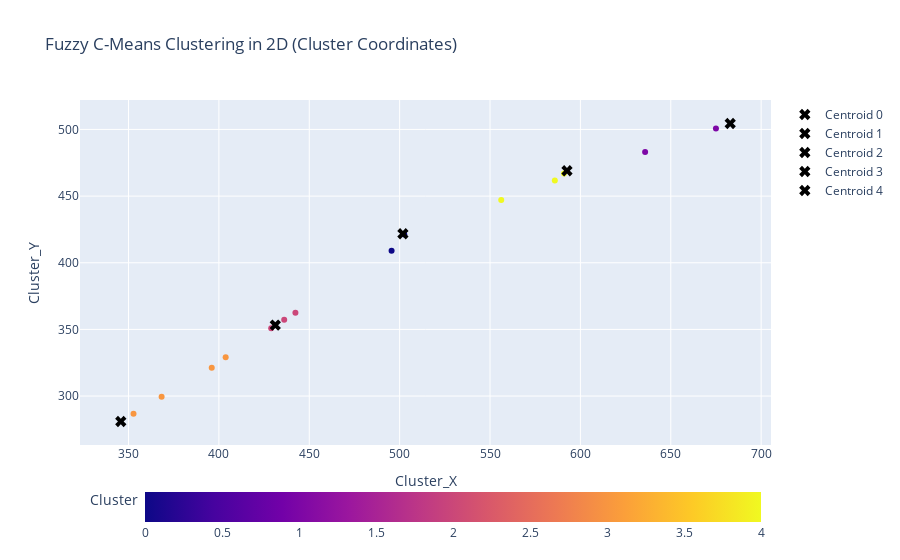
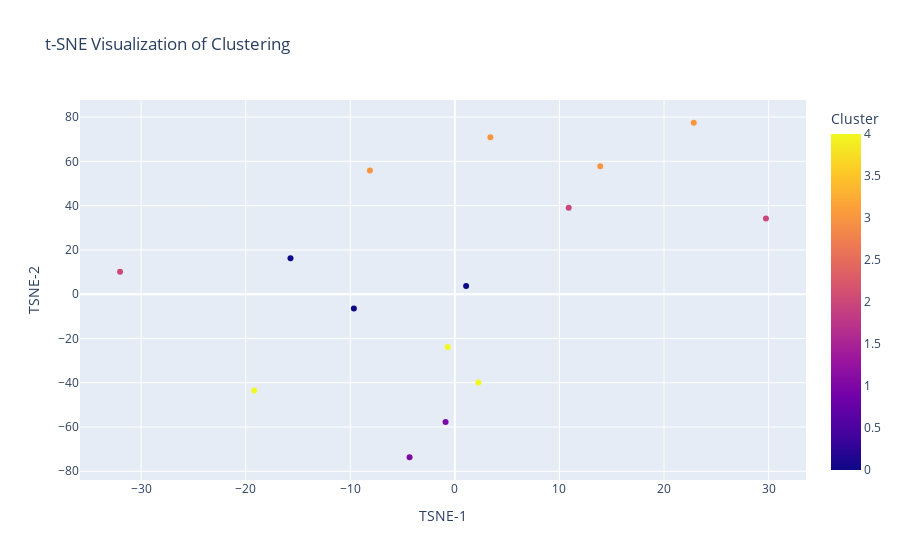

Here is the notebook cell these charts were saved with, in order:
### Code cell
import numpy as np
import pandas as pd
import skfuzzy as fuzz
from sklearn.manifold import TSNE
import plotly.graph_objs as go
import plotly.express as px
from IPython.display import display

# Data untuk klasterisasi: mendefinisikan data yang akan digunakan dalam bentuk dictionary
data = {
    "Obat": ["Parasetamol", "Amoksisilin", "Vitamin C", "Ibuprofen", "Metformin", "Losartan", 
             "Amlodipin", "Simvastatin", "Aspirin", "Omeprazole", "Cefadroxil", "Dexamethasone", 
             "Azitromisin", "Ketorolac", "Furosemide"],
    "Stok Awal": [500, 300, 600, 700, 400, 350, 450, 500, 650, 550, 600, 500, 450, 400, 350],
    "Permintaan Puskesmas": [400, 200, 450, 500, 350, 300, 380, 420, 520, 460, 480, 430, 350, 300, 300],
    "Pemakaian": [350, 180, 400, 450, 300, 270, 320, 400, 470, 420, 450, 390, 330, 270, 290],
    "Sisa Stok": [150, 120, 200, 250, 100, 80, 130, 100, 180, 130, 150, 110, 120, 130, 60]
}

# Mengonversi data dictionary menjadi DataFrame
df = pd.DataFrame(data)

# Menyiapkan data untuk klasterisasi Fuzzy C-Means
# Menggabungkan data 'Stok Awal', 'Permintaan Puskesmas', 'Pemakaian', dan 'Sisa Stok' ke dalam satu array
data_for_clustering = np.vstack((df['Stok Awal'], df['Permintaan Puskesmas'], df['Pemakaian'], df['Sisa Stok'])).T

# Menerapkan algoritma Fuzzy C-Means untuk klasterisasi dengan 5 klaster
n_clusters = 5
cntr, u, u0, d, jm, p, fpc = fuzz.cluster.cmeans(
    data_for_clustering.T, n_clusters, 2, error=0.005, maxiter=1000, init=None)

# Menentukan keanggotaan klaster untuk setiap titik data berdasarkan nilai keanggotaan terbesar
cluster_membership = np.argmax(u, axis=0)

# Menghitung koordinat klaster (sumbu X dan Y) menggunakan nilai keanggotaan klaster
cluster_x = u.T @ cntr[:, 0]
cluster_y = u.T @ cntr[:, 1]

# Menambahkan informasi klaster dan koordinat ke DataFrame
df['Cluster'] = cluster_membership
df['Cluster_X'] = cluster_x
df['Cluster_Y'] = cluster_y

# Melakukan reduksi dimensi dengan t-SNE menjadi 2 dimensi untuk visualisasi
tsne = TSNE(n_components=2, perplexity=5, n_iter=300, random_state=0)
tsne_results = tsne.fit_transform(data_for_clustering)

# Menambahkan hasil t-SNE (2D) ke DataFrame
df['TSNE-1'] = tsne_results[:, 0]
df['TSNE-2'] = tsne_results[:, 1]

# Membuat scatter plot 2D menggunakan Plotly untuk visualisasi klaster Fuzzy C-Means
fig_fuzzy = px.scatter(df, x='Cluster_X', y='Cluster_Y', color='Cluster',
                       hover_data=['Obat', 'Pemakaian', 'Sisa Stok'],
                       title="Fuzzy C-Means Clustering in 2D (Cluster Coordinates)")

# Memindahkan skala warna (color bar) ke bawah plot
fig_fuzzy.update_layout(coloraxis_colorbar=dict(
    orientation="h",
    yanchor="bottom",
    y=-0.3,  # Memindahkan color bar ke bawah plot
    xanchor="center",
    x=0.5  # Menempatkan color bar di tengah
))

# Menambahkan centroid ke plot sebagai tanda 'x' hitam besar
for i, center in enumerate(cntr):
    fig_fuzzy.add_trace(go.Scatter(x=[center[0]], y=[center[1]], 
                                   mode='markers', marker=dict(size=10, color='black', symbol='x'),
                                   name=f'Centroid {i}'))

# Menampilkan plot hasil klasterisasi Fuzzy C-Means
fig_fuzzy.show()

# Membuat scatter plot 2D menggunakan t-SNE untuk visualisasi klaster
fig_tsne = px.scatter(df, x='TSNE-1', y='TSNE-2', color='Cluster',
                      hover_data=['Obat', 'Stok Awal', 'Permintaan Puskesmas', 'Pemakaian', 'Sisa Stok'],
                      title="t-SNE Visualization of Clustering")

# Menampilkan plot hasil t-SNE
fig_tsne.show()

# Menampilkan tabel hasil klasterisasi dengan koordinat klaster dan hasil t-SNE
df_results = df[['Obat', 'Stok Awal', 'Permintaan Puskesmas', 'Pemakaian', 'Sisa Stok', 
                 'Cluster', 'Cluster_X', 'Cluster_Y', 'TSNE-1', 'TSNE-2']]

# Menampilkan DataFrame dengan hasil klasterisasi dan t-SNE
display(df_results)

### Figure 1 — Plotly figure (JSON) as saved in the notebook; plotly's stock layout.template omitted (floating-point values rounded to 4 significant figures)
{"data": [{"customdata": [["Parasetamol", 350, 150], ["Amoksisilin", 180, 120], ["Vitamin C", 400, 200], ["Ibuprofen", 450, 250], ["Metformin", 300, 100], ["Losartan", 270, 80], ["Amlodipin", 320, 130], ["Simvastatin", 400, 100], ["Aspirin", 470, 180], ["Omeprazole", 420, 130], ["Cefadroxil", 450, 150], ["Dexamethasone", 390, 110], ["Azitromisin", 330, 120], ["Ketorolac", 270, 130], ["Furosemide", 290, 60]], "hovertemplate": "Cluster_X=%{x}<br>Cluster_Y=%{y}<br>Obat=%{customdata[0]}<br>Pemakaian=%{customdata[1]}<br>Sisa Stok=%{customdata[2]}<br>Cluster=%{marker.color}<extra></extra>", "legendgroup": "", "marker": {"color": [0, 3, 4, 1, 2, 3, 2, 0, 1, 4, 4, 0, 2, 3, 3], "coloraxis": "coloraxis", "symbol": "circle"}, "mode": "markers", "name": "", "orientation": "v", "showlegend": false, "type": "scatter", "x": [495.5, 396.0, 585.9, 675.0, 428.9, 352.8, 442.3, 502.6, 635.8, 556.2, 590.9, 502.1, 436.1, 403.7, 368.3], "xaxis": "x", "y": [409.1, 321.2, 461.8, 500.6, 350.9, 286.7, 362.4, 421.1, 483.1, 447.0, 467.0, 421.6, 357.2, 329.1, 299.5], "yaxis": "y"}, {"marker": {"color": "black", "size": 10, "symbol": "x"}, "mode": "markers", "name": "Centroid 0", "type": "scatter", "x": [501.8], "y": [421.7]}, {"marker": {"color": "black", "size": 10, "symbol": "x"}, "mode": "markers", "name": "Centroid 1", "type": "scatter", "x": [682.9], "y": [504.5]}, {"marker": {"color": "black", "size": 10, "symbol": "x"}, "mode": "markers", "name": "Centroid 2", "type": "scatter", "x": [431.2], "y": [353.2]}, {"marker": {"color": "black", "size": 10, "symbol": "x"}, "mode": "markers", "name": "Centroid 3", "type": "scatter", "x": [345.7], "y": [280.9]}, {"marker": {"color": "black", "size": 10, "symbol": "x"}, "mode": "markers", "name": "Centroid 4", "type": "scatter", "x": [592.6], "y": [469.0]}], "layout": {"coloraxis": {"colorbar": {"orientation": "h", "title": {"text": "Cluster"}, "x": 0.5, "xanchor": "center", "y": -0.3, "yanchor": "bottom"}, "colorscale": [[0, "#0d0887"], [0.1111, "#46039f"], [0.2222, "#7201a8"], [0.3333, "#9c179e"], [0.4444, "#bd3786"], [0.5556, "#d8576b"], [0.6667, "#ed7953"], [0.7778, "#fb9f3a"], [0.8889, "#fdca26"], [1, "#f0f921"]]}, "legend": {"tracegroupgap": 0}, "title": {"text": "Fuzzy C-Means Clustering in 2D (Cluster Coordinates)"}, "xaxis": {"anchor": "y", "domain": [0, 1], "title": {"text": "Cluster_X"}}, "yaxis": {"anchor": "x", "domain": [0, 1], "title": {"text": "Cluster_Y"}}}}

### Figure 2 — Plotly figure (JSON) as saved in the notebook; plotly's stock layout.template omitted (floating-point values rounded to 4 significant figures)
{"data": [{"customdata": [["Parasetamol", 500, 400, 350, 150], ["Amoksisilin", 300, 200, 180, 120], ["Vitamin C", 600, 450, 400, 200], ["Ibuprofen", 700, 500, 450, 250], ["Metformin", 400, 350, 300, 100], ["Losartan", 350, 300, 270, 80], ["Amlodipin", 450, 380, 320, 130], ["Simvastatin", 500, 420, 400, 100], ["Aspirin", 650, 520, 470, 180], ["Omeprazole", 550, 460, 420, 130], ["Cefadroxil", 600, 480, 450, 150], ["Dexamethasone", 500, 430, 390, 110], ["Azitromisin", 450, 350, 330, 120], ["Ketorolac", 400, 300, 270, 130], ["Furosemide", 350, 300, 290, 60]], "hovertemplate": "TSNE-1=%{x}<br>TSNE-2=%{y}<br>Obat=%{customdata[0]}<br>Stok Awal=%{customdata[1]}<br>Permintaan Puskesmas=%{customdata[2]}<br>Pemakaian=%{customdata[3]}<br>Sisa Stok=%{customdata[4]}<br>Cluster=%{marker.color}<extra></extra>", "legendgroup": "", "marker": {"color": [0, 3, 4, 1, 2, 3, 2, 0, 1, 4, 4, 0, 2, 3, 3], "coloraxis": "coloraxis", "symbol": "circle"}, "mode": "markers", "name": "", "orientation": "v", "showlegend": false, "type": "scatter", "x": [-15.72, 22.85, -19.2, -4.328, 10.88, 13.9, -32.01, 1.076, -0.8886, -0.6782, 2.251, -9.654, 29.75, 3.397, -8.12], "xaxis": "x", "y": [16.2, 77.43, -43.52, -73.67, 38.99, 57.8, 10.08, 3.649, -57.7, -23.88, -39.91, -6.491, 34.14, 70.86, 55.92], "yaxis": "y"}], "layout": {"coloraxis": {"colorbar": {"title": {"text": "Cluster"}}, "colorscale": [[0, "#0d0887"], [0.1111, "#46039f"], [0.2222, "#7201a8"], [0.3333, "#9c179e"], [0.4444, "#bd3786"], [0.5556, "#d8576b"], [0.6667, "#ed7953"], [0.7778, "#fb9f3a"], [0.8889, "#fdca26"], [1, "#f0f921"]]}, "legend": {"tracegroupgap": 0}, "title": {"text": "t-SNE Visualization of Clustering"}, "xaxis": {"anchor": "y", "domain": [0, 1], "title": {"text": "TSNE-1"}}, "yaxis": {"anchor": "x", "domain": [0, 1], "title": {"text": "TSNE-2"}}}}
